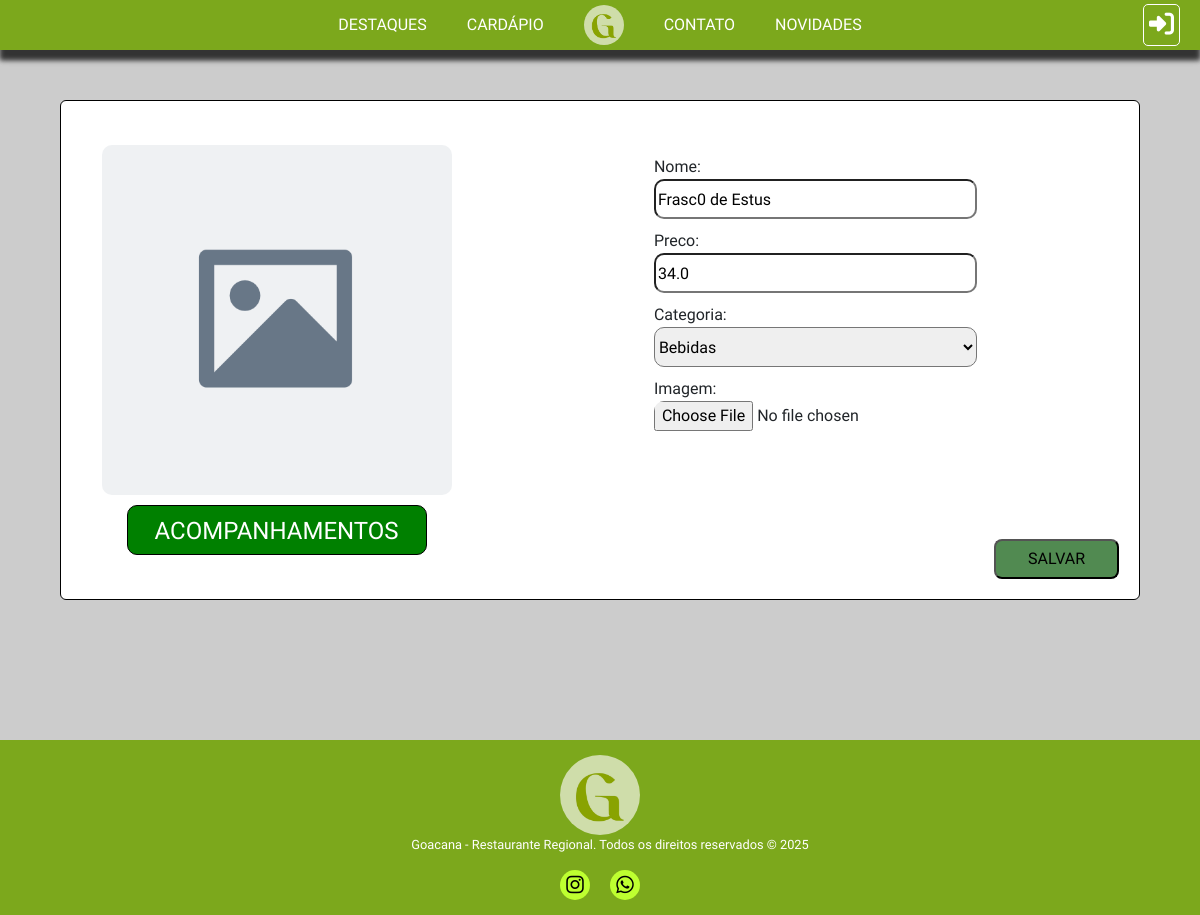
Page /edit_prato/28/ on the committed database.
### core/models.py (models this page shows)
class TB_PRATOS(models.Model):
    Nome = models.CharField(max_length=45, null=False)
    Disponibilidade = models.BooleanField(default=True)
    Destaque = models.BooleanField(default=False)
    Preco = models.FloatField(null=False)
    Imagem = models.ImageField(upload_to='pratos/', null=True, blank=True)
    Categoria = models.ForeignKey('TB_CATEGORIAS', on_delete=models.PROTECT, null=False)

class TB_CATEGORIAS(models.Model):
    Nome = models.CharField(max_length=45)
    def __str__(self):
        return self.Nome

### core/views.py (the view)
# urls.py: path('edit_prato/<int:id>/', edit_prato, name='edit_prato'),
def edit_prato(request, id):
    prato = TB_PRATOS.objects.get(pk=id)
    if request.method == 'POST':
        formcar = TB_PRATOS_FORMS(request.POST, request.FILES, instance=prato)
        if formcar.is_valid():
            formcar.save()
            return redirect('editordecadarpio')
        formacomp = TB_ACOMPANHAMENTOS_FORMS(request.POST)
        if formacomp.is_valid():
            acomp = formacomp.save(commit=False)
            acomp.ID_Prato_id = id
            acomp.save()
            return redirect('edit_prato', id=id)
        lista_acomp = TB_ACOMPANHAMENTOS.objects.filter(ID_Prato_id=id)
    else:
        formcar = TB_PRATOS_FORMS(instance=prato)
        formacomp = TB_ACOMPANHAMENTOS_FORMS()
        if formacomp.is_valid():
            acomp = formacomp.save(commit=False)
            acomp.ID_Prato_id = id
            acomp.save()
            return redirect('edit_prato', id)
        lista_acomp = TB_ACOMPANHAMENTOS.objects.filter(ID_Prato_id=id)
    contexto = {'formcar': formcar, 'formacomp': formacomp, 'lista_acomp': lista_acomp}
    return render (request, 'newprato.html', contexto)

### core/forms.py
class TB_PRATOS_FORMS(forms.ModelForm):
    class Meta:
        model = TB_PRATOS
        fields = ['Nome', 'Preco', 'Categoria', 'Imagem']

class TB_ACOMPANHAMENTOS_FORMS(forms.ModelForm):
    class Meta:
        model = TB_ACOMPANHAMENTOS
        fields = ['Nome', 'Quantidade']

### core/templates/newprato.html (shortened to what this page needs)
{% extends 'base/base.html' %}
{% load static %}
{% block 'header' %}
<link rel="stylesheet" href="{% static 'CSS/add_prato.css' %}">
{% endblock %}
{% block 'content' %}
    <div class="vheight">
        <div class="card">
            <form action="" method="post" enctype="multipart/form-data">
                <div class="photo-side">
                    <img src="{% static 'images/placeholder.png' %}" alt="">
                    <div class="acomp {{ sit }}" id="butones">ACOMPANHAMENTOS</div>
                </div>
                <div class="data-side">
                    {{ formcar }}
                </div>
                <input type="submit" value="SALVAR" id="save">
            </form>
        </div>
    </div>
{% endblock %}

### core/static/CSS/geral.css (style rules this page uses)
* { box-sizing: border-box !important; }
html { scroll-behavior: smooth; overflow-x: hidden; }
body { margin: 0; font-family: "IM Fell English", serif !important; overflow-x: hidden; }

### core/static/CSS/add_prato.css (style rules this page uses)
body { background-color: #cccccc; }

### rows in the picture
TB_PRATOS: Nome "Frasc0 de Estus", Preco "34.0", Categoria "Bebidas"
